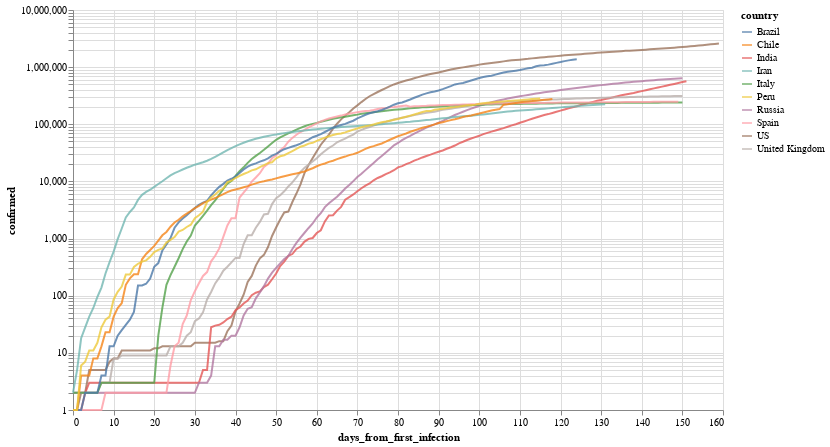

The notebook cell saved with this chart:
### Markdown cell above
Por ejemplo, evolución (interactiva!) de los paises con mas infectados

### Code cell
total_confirmed_by_country = global_df.groupby('country').confirmed.max().sort_values(ascending=False)
selected_countries = total_confirmed_by_country[total_confirmed_by_country > 1000].index

plot_df = global_df[
    (global_df.confirmed > 0) & 
    (global_df.country.isin(selected_countries[:10]))
].sort_values('date')

selection = alt.selection_multi(
    fields=['country'], 
    bind='legend', 
    init=[{'country': c} for c in selected_countries[:10]]
)


(
    alt.Chart(plot_df)
       .mark_line()
       .encode(
           x='days_from_first_infection', 
           y=alt.Y('confirmed', scale=alt.Scale(type='log')), 
           color='country',
           opacity=alt.condition(selection, alt.value(.8), alt.value(.05))
       ).add_selection(selection)
        .properties(width=650, height=400)
       
)

### Figure 1 — Vega-Lite specification as saved in the notebook (floating-point values rounded to 4 significant figures; data arrays with more than 128 entries replaced by an {"elided": "..."} marker saying what was removed)
{"config": {"view": {"continuousWidth": 400, "continuousHeight": 300}}, "data": {"name": "data-2fcffd918934ecf27c46d464909e048b"}, "mark": "line", "encoding": {"color": {"type": "nominal", "field": "country"}, "opacity": {"condition": {"value": 0.8, "selection": "selector001"}, "value": 0.05}, "x": {"type": "quantitative", "field": "days_from_first_infection"}, "y": {"type": "quantitative", "field": "confirmed", "scale": {"type": "log"}}}, "height": 400, "selection": {"selector001": {"type": "multi", "fields": ["country"], "bind": "legend", "init": [{"country": "US"}, {"country": "Brazil"}, {"country": "Russia"}, {"country": "India"}, {"country": "United Kingdom"}, {"country": "Peru"}, {"country": "Chile"}, {"country": "Spain"}, {"country": "Italy"}, {"country": "Iran"}]}}, "width": 650, "$schema": "https://vega.github.io/schema/vega-lite/v4.8.1.json", "datasets": {"data-2fcffd918934ecf27c46d464909e048b": {"elided": "1407 records"}}}
